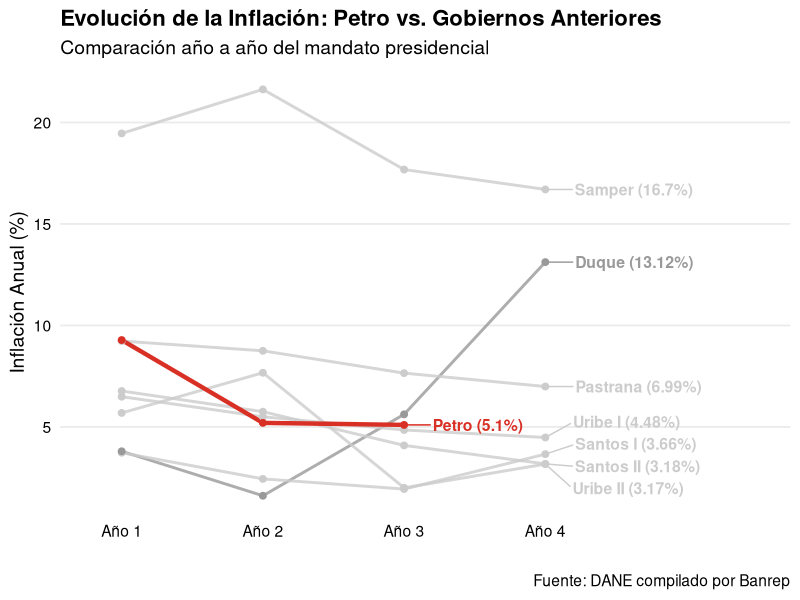

Reproduce this figure in R.
## Librerias
library(dplyr)
library(ggplot2)
library(readxl)
library(ggrepel)

## Datos BanREP

datos_IPC <- read_excel(
  "graficador_series.xlsx",
  col_names = TRUE
) %>%
  slice(-1) 

## Limpieza 
datos_IPC <- datos_IPC %>% 
  rename(
    Fecha = 1,
    Inflacion = 2
  ) %>% 
  mutate(
    Fecha = as.Date(Fecha, format = "%d/%m/%Y"),
    Inflacion = as.numeric(gsub(",", ".", Inflacion)),
    Año = as.numeric(format(Fecha, "%Y"))
  )

##  Periodos Presidenciales 
periodos <- data.frame(
  Presidente = c("Samper", "Pastrana", "Uribe I", "Uribe II", "Santos I", "Santos II", "Duque", "Petro"),
  Inicio = c(1994, 1998, 2002, 2006, 2010, 2014, 2018, 2022),
  Fin = c(1998, 2002, 2006, 2010, 2014, 2018, 2022, 2026)
)

## Cruzando Datos 
datos_plot <- datos_IPC %>%
  filter(Año >= 1994) %>%
  rowwise() %>%
  mutate(
    Presidencia = periodos$Presidente[which(Año > periodos$Inicio & Año <= periodos$Fin)][1],
    Inicio_Gob = periodos$Inicio[which(Año > periodos$Inicio & Año <= periodos$Fin)][1],
    Ano_Mandato = Año - Inicio_Gob
  ) %>%
  filter(!is.na(Presidencia)) %>% 
  ungroup()

## CreandoSubconjuntoDatos
datos_etiquetas <- datos_plot %>%
  group_by(Presidencia) %>%
  filter(Ano_Mandato == max(Ano_Mandato))

## Colores
mis_colores <- c(
  "Samper" = "grey80", "Pastrana" = "grey80", 
  "Uribe I" = "grey80", "Uribe II" = "grey80",
  "Santos I" = "grey80", "Santos II" = "grey80", 
  "Duque" = "grey60", 
  "Petro" = "#D93025" 
)

# Grafica
ggplot(datos_plot, aes(x = Ano_Mandato, y = Inflacion, group = Presidencia, color = Presidencia)) +
  geom_line(data = filter(datos_plot, Presidencia != "Petro"), size = 1, alpha = 0.8) +
  geom_line(data = filter(datos_plot, Presidencia == "Petro"), size = 1.5) +
  geom_point(size = 2) +
  geom_text_repel(
    data = datos_etiquetas,
    aes(label = paste0(Presidencia, " (", Inflacion, "%)")),
    nudge_x = 0.2, 
    direction = "y",
    hjust = 0,
    size = 4,
    fontface = "bold"
  ) +
  
  scale_color_manual(values = mis_colores) +
  scale_x_continuous(limits = c(0.8, 5.5), breaks = c(1,2,3,4), labels = c("Año 1", "Año 2", "Año 3", "Año 4")) +
  labs(
    title = "Evolución de la Inflación: Petro vs. Gobiernos Anteriores",
    subtitle = "Comparación año a año del mandato presidencial",
    x = "", 
    y = "Inflación Anual (%)",
    caption = "Fuente: DANE compilado por Banrep"
  ) +
  theme_minimal(base_size = 14) +
  theme(
    legend.position = "none",
    panel.grid.minor = element_blank(),
    panel.grid.major.x = element_blank(),
    plot.title = element_text(face = "bold", size = 16),
    axis.text = element_text(color = "black")
  )